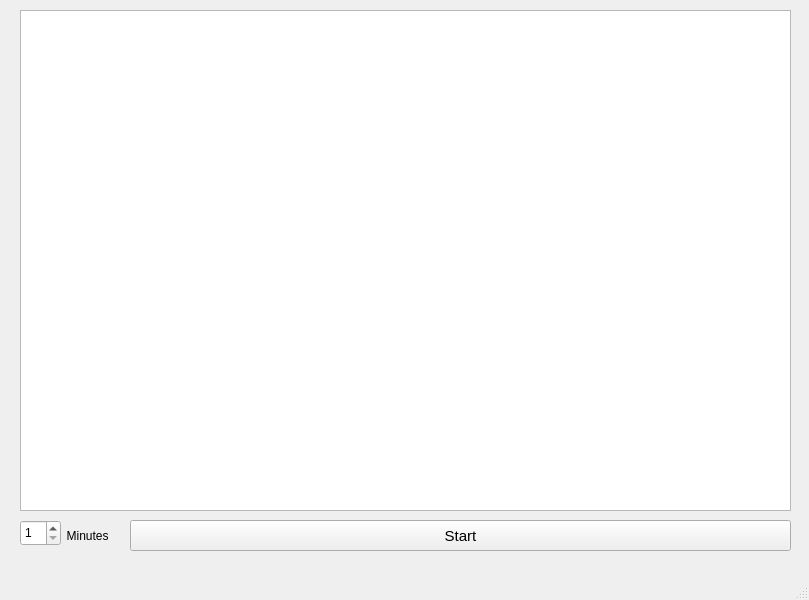
<?xml version="1.0" encoding="UTF-8"?>
<ui version="4.0">
 <class>MainWindow</class>
 <widget class="QMainWindow" name="MainWindow">
  <property name="geometry">
   <rect>
    <x>0</x>
    <y>0</y>
    <width>809</width>
    <height>600</height>
   </rect>
  </property>
  <property name="windowTitle">
   <string>DeStress</string>
  </property>
  <widget class="QWidget" name="centralwidget">
   <widget class="QListWidget" name="listWidget">
    <property name="geometry">
     <rect>
      <x>20</x>
      <y>10</y>
      <width>771</width>
      <height>501</height>
     </rect>
    </property>
    <property name="font">
     <font>
      <pointsize>16</pointsize>
     </font>
    </property>
   </widget>
   <widget class="QPushButton" name="pushButton">
    <property name="geometry">
     <rect>
      <x>130</x>
      <y>520</y>
      <width>661</width>
      <height>31</height>
     </rect>
    </property>
    <property name="font">
     <font>
      <pointsize>11</pointsize>
     </font>
    </property>
    <property name="text">
     <string>Start</string>
    </property>
   </widget>
   <widget class="QSpinBox" name="spinBox">
    <property name="geometry">
     <rect>
      <x>20</x>
      <y>520</y>
      <width>41</width>
      <height>26</height>
     </rect>
    </property>
    <property name="minimum">
     <number>1</number>
    </property>
    <property name="maximum">
     <number>60</number>
    </property>
   </widget>
   <widget class="QLabel" name="label">
    <property name="geometry">
     <rect>
      <x>60</x>
      <y>520</y>
      <width>61</width>
      <height>31</height>
     </rect>
    </property>
    <property name="text">
     <string>  Minutes</string>
    </property>
   </widget>
  </widget>
  <widget class="QMenuBar" name="menubar">
   <property name="geometry">
    <rect>
     <x>0</x>
     <y>0</y>
     <width>809</width>
     <height>23</height>
    </rect>
   </property>
  </widget>
  <widget class="QStatusBar" name="statusbar"/>
 </widget>
 <resources/>
 <connections/>
</ui>
